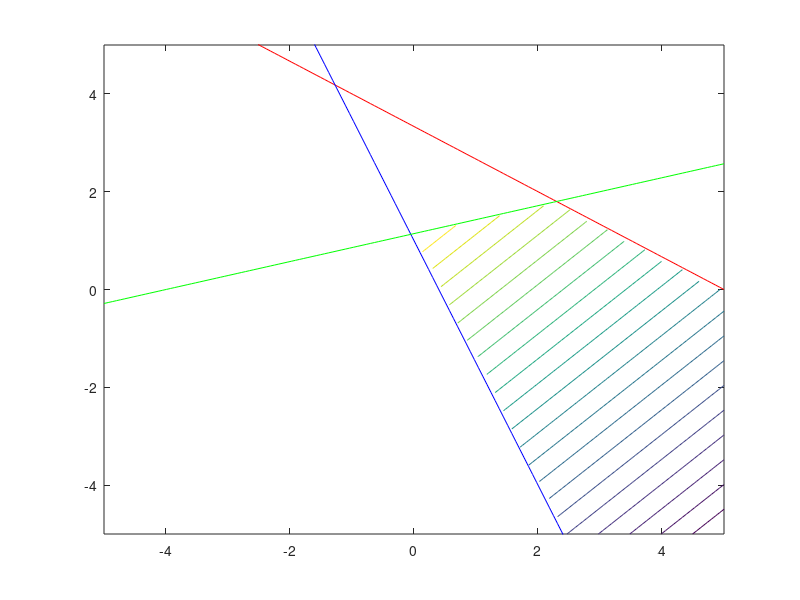

Recreate this plot in MATLAB. (Note: this script raises an error after producing the figure.)
% MECH 559 
% McGill University; M. Kokkolaras
% Linear programming example

clear all
close all
clc

% inputs for visualization
c = [1 -1];
A = [2  3; -5 -2; -2 7];
b = [10; -2; 8];

n=150;
n1=5;
x=linspace(-n1,n1,n);
y=linspace(-n1,n1,n);

size(x);
[X,Y]=meshgrid(x,y);

F=c(1)*Y+c(2)*X;

g1= (10-2*x)./3;
g2= (2-5*x)./2;
g3= (8+2*x)./7;
g3a = (2*x+8)./7;
g4=0;

G1=2*X+3*Y-10;
G2=-5*X-2*Y+2;
G3=-2*X+7*Y-8;

G=(G1<=0).*(G2<=0).*(G3<=0);
G=G./G;
F=G.*F;

% initialize figure
figure(1)
contour(X,Y,F,21)
hold on;
plot(x,g1,'r', x,g2,'b', x, g3,'g');
pause

% simplex solution in standard form 
% (negative values allowed)
A = [2 3 -2 -3 1 0 0; -5 -2 5 2 0 1 0; -2 7 2 -7 0 0 1];
b = [10; -2; 8];
c = [1 -1 -1 1 0 0 0];

% with x2 >= -5 and x1 <= 5
A = [...
    2 3 -2 -3 1 0 0 0 0; ...
    -5 -2 5 2 0 1 0 0 0; ...
    -2 7 2 -7 0 0 1 0 0; ...
    0 1 0 -1 0 0 0 -1 0; ...
    1 0 -1 0 0 0 0 0 1];
b = [10; -2; 8; -5; 5];
c = [-1 1 1 -1 0 0 0 0 0];

stop = false;
k = 0;
cf = c;
fprintf("\n==================" + ...
    "\nSimplex iterations\n")
while ~stop
    [x_opt,stop,A,b,c,k] = simplex(A,b,c,k,true);
    f_opt = cf*x_opt
    z_opt = x_opt(1:2) - x_opt(3:4);
    plot(z_opt(1),z_opt(2),'*r');
    fprintf("\n==================\n")
    pause
end

